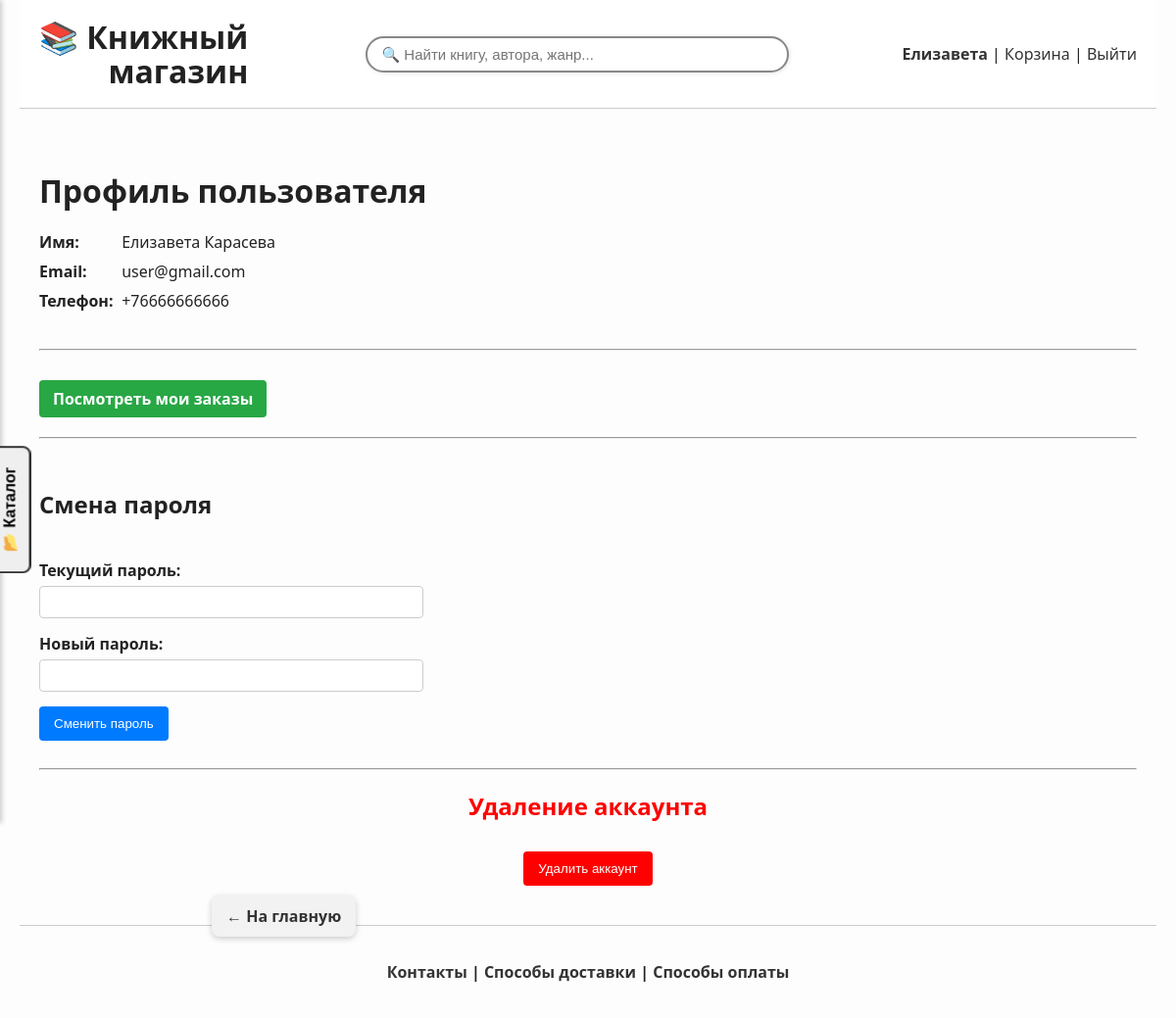
The app's page /profile (signed in), older data.
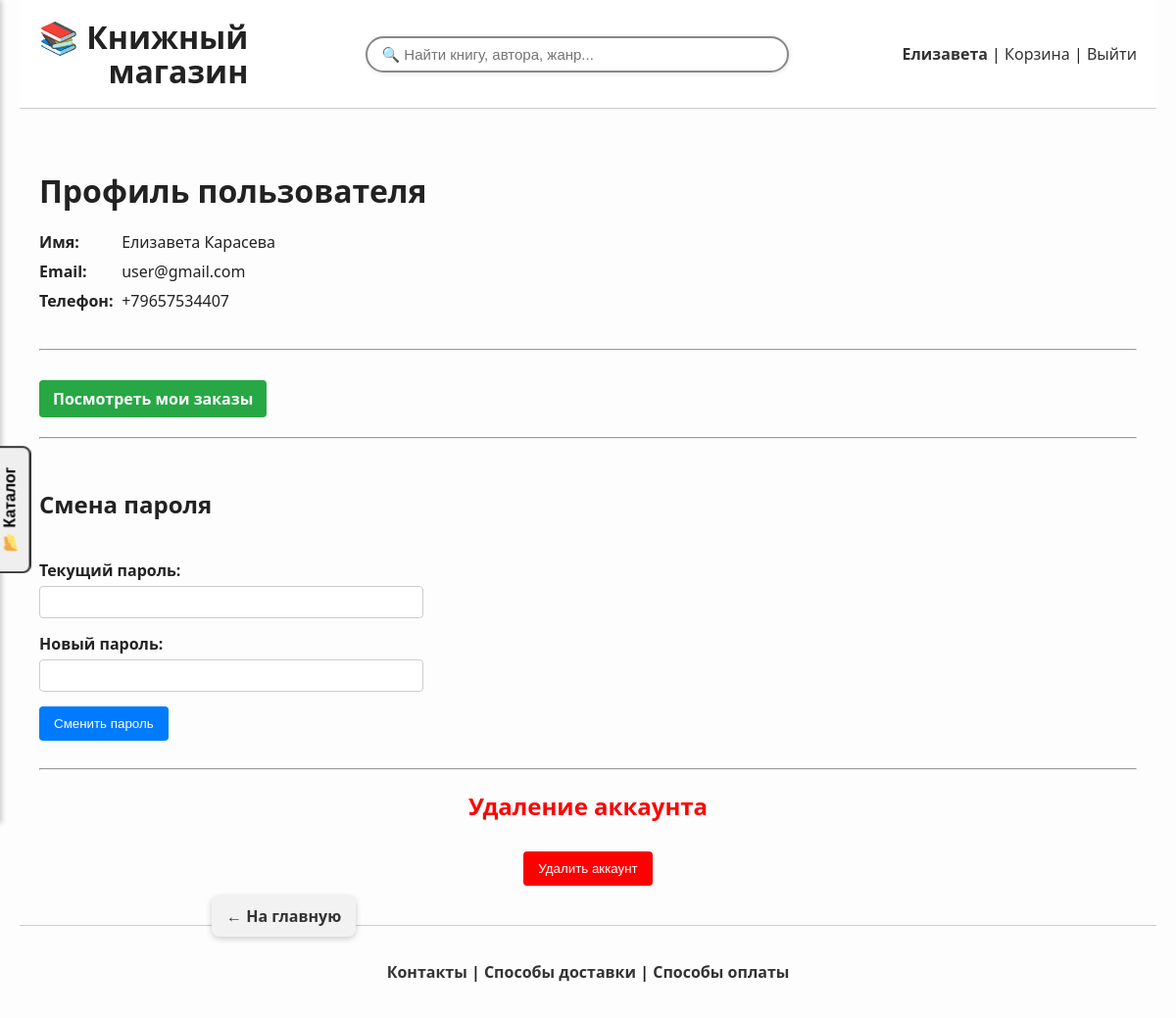
The same page, newer data.
### app/models.py (models this page shows, shortened)
class User(db.Model, UserMixin):
    id = db.Column(db.Integer, primary_key=True)
    first_name = db.Column(db.String(50), nullable=False)
    last_name = db.Column(db.String(50), nullable=False)
    email = db.Column(db.String(120), unique=True, nullable=False)
    phone = db.Column(db.String(20))
    password = db.Column(db.String(100), nullable=False)
    cart_items = db.relationship('CartItem', back_populates='user', cascade='all, delete-orphan', passive_deletes=True)
    reviews = db.relationship('Review', backref='user', cascade='all, delete-orphan', passive_deletes=True)
    orders = db.relationship('Order', back_populates='user', cascade='all, delete-orphan', passive_deletes=True)

### app/routes.py (the view)
@app.route('/profile')
@login_required
def profile():
    return render_template('profile.html')

### app/__init__.py (called while the page is built)
@login_manager.user_loader
def load_user(user_id):
    return User.query.get(int(user_id))

### app/routes.py (called while the page is built)
@app.context_processor
def inject_genres():
    return dict(genres=[g[0] for g in db.session.query(Book.genre).distinct() if g[0]])

### app/templates/profile.html (shortened to what this page needs)
{% extends 'base.html' %}
{% block content %}
<div class="profile-container">
<h1>Профиль пользователя</h1>
<div class="profile-info">
    <p><strong>Имя:</strong> {{ current_user.first_name }} {{ current_user.last_name }}</p>
    <p><strong>Email:</strong> {{ current_user.email }}</p>
    <p><strong>Телефон:</strong> {{ current_user.phone }}</p>
</div>
<br>
<hr>
<br>
<div class="orders-link-wrapper">
    <a href="{{ url_for('orders') }}" class="orders-link"> Посмотреть мои заказы</a>
</div>
<hr>
<br>
<h2>Смена пароля</h2>
<div class="password-change-wrapper">
    <form method="post" action="{{ url_for('change_password') }}" class="profile-form">
        <div class="form-group">
            <label for="current_password">Текущий пароль:</label>
            <input type="password" id="current_password" name="current_password" required>
        </div>
        <div class="form-group">
            <label for="new_password">Новый пароль:</label>
            <input type="password" id="new_password" name="new_password" required>
        </div>
        <button type="submit">Сменить пароль</button>
    </form>
</div>
<hr>
<h2 style="color: red; text-align: center;">Удаление аккаунта</h2>
<div class="delete-form">
    <button type="button" onclick="openAccountPopup()">Удалить аккаунт</button>
</div>
<a href="{{ url_for('index') }}" class="floating-back-button"> ← На главную</a>
</div>
{% endblock %}

### app/templates/base.html (shortened to what this page needs)
<!DOCTYPE html>
<html lang="ru">
<head>
        <link rel="stylesheet" href="{{ url_for('static', filename='styles.css') }}">
</head>
<body>
<div class="wrapper">
<header style="padding: 20px;">
    <div style="
        display: flex;
        flex-wrap: wrap;
        align-items: center;
        justify-content: space-between;
        gap: 20px;
    ">
        <div style="flex-shrink: 0;">
            <a href="{{ url_for('index') }}" style="text-decoration: none; color: inherit;">
                <h1 style="margin: 0; line-height: 1.1; white-space: nowrap; text-align: right;">
                    📚 Книжный<br>магазин
                </h1>
            </a>
        </div>
        <div style="
            display: flex;
            flex: 1;
            min-width: 250px;
            flex-wrap: wrap;
            justify-content: flex-end;
            align-items: center;
            gap: 15px;
        ">
            <form action="{{ url_for('search') }}" method="get" style="
                flex: 1;
                min-width: 200px;
                display: flex;
                justify-content: center;
            ">
                <input type="text" name="q"
                    placeholder="🔍 Найти книгу, автора, жанр..."
                    value="{{ request.args.get('q', '') }}"
                    style="
                        width: 100%;
                        max-width: 400px;
                        padding: 8px 14px;
                        border: 2px solid #888;
                        border-radius: 25px;
                        font-size: 15px;
                        box-shadow: 1px 1px 4px rgba(0,0,0,0.1);
                        transition: 0.3s ease;
                    "
                    onfocus="this.style.borderColor='#444'; this.style.boxShadow='0 0 8px rgba(0,0,0,0.2)'"
                    onblur="this.style.borderColor='#888'; this.style.boxShadow='1px 1px 4px rgba(0,0,0,0.1)'">
            </form>
            <div style="white-space: nowrap;">
                {% if current_user.is_authenticated %}
                    <a href="{{ url_for('profile') }}"><strong>{{ current_user.first_name }}</strong></a> |
                    <a href="{{ url_for('view_cart') }}">Корзина</a> |
                    <a href="{{ url_for('logout') }}">Выйти</a>
                {% else %}
                    <a href="{{ url_for('login') }}">Вход</a> |
                    <a href="{{ url_for('register') }}">Регистрация</a>
                {% endif %}
            </div>
        </div>
    </div>
</header>
<button onclick="toggleSidebar()" id="catalog-button" style="
    position: fixed;
    top: 50%;
    left: 10px;
    transform: translate(-50%, -50%) rotate(-90deg);
    transform-origin: center;
    padding: 10px 20px;
    font-size: 16px;
    font-weight: bold;
    border: 2px solid #333;
    border-radius: 8px;
    cursor: pointer;
    z-index: 2000;
">📂 Каталог</button>
<div class="container">
    <main class="main-content">
        {% block content %}{% endblock %}
    </main>
</div>
<footer>
    <div class="footer-inner">
        <p>
            <a href="{{ url_for('contacts') }}">Контакты</a> |
            <a href="{{ url_for('delivery') }}">Способы доставки</a> |
            <a href="{{ url_for('payment') }}">Способы оплаты</a>
        </p>
    </div>
</footer>
</div>
</body>
</html>

Row changes from the older to the newer data that the page shows:
changed User "Елизавета": phone "+76666666666" → "+79657534407"
